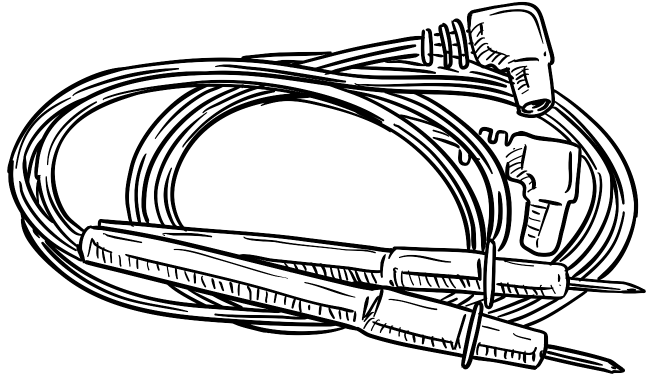
#> input picture projects/ohmsville-classroom/assets/props/test-leads.png, 1293 x 759 px (shown at 1/2 size)
$ python warm_regrade.py ../../ohmsville-classroom/assets/props/test-leads.png ../../ohmsville-classroom/assets/props/multimeter.png
#> lines starting #> are read from the running program, lines starting #| are printed output that depends on the picture
"""Re-colour a cool-palette still (blue-black ground, grey art) into the warm palette (brown-black ground, cream art), orange kept.

Each pixel is split into two amounts, a neutral level t (0 = cool ground, 1 = white) and an orange amount o, by least squares on
the two axes (ground->white, ground->orange). Anything off those two axes (compression noise) is dropped, so flat areas stay flat
and edges stay pin-sharp. The neutral level is then re-mapped piecewise: ground -> warm ground, the still's own grey -> cream,
white -> warm white; the orange amount goes to the warm orange.

Usage: warm_regrade.py <in.png> <out.png>
"""
import sys

import numpy as np
from PIL import Image

WARM_GROUND, CREAM, WARM_WHITE, ORANGE = (np.array(c, dtype=np.float64) for c in ((23, 17, 12), (241, 230, 214), (255, 248, 232), (255, 108, 30)))


def main(src, dst):
    a = np.asarray(Image.open(src).convert("RGB")).astype(np.float64)
#> a: shape (759, 1293, 3) float64; every value is 0
    h, w, _ = a.shape
#> h = 759; w = 1293
    flat = a.reshape(-1, 3)
    ground = np.median(np.concatenate([a[:20, :20].reshape(-1, 3), a[-20:, -20:].reshape(-1, 3)]), axis=0)
#> ground = [0, 0, 0]
    mx, mn = flat.max(axis=1), flat.min(axis=1)
    neutral = (mx - mn < 14) & (mx > 110)
    grey = np.median(flat[neutral], axis=0) if neutral.sum() > 2000 else np.array([165.0, 165.0, 165.0])
#> grey = [165, 165, 165]
    orange_px = (flat[:, 0] > 200) & (flat[:, 1] > 70) & (flat[:, 1] < 150) & (flat[:, 2] < 90)
    orange = np.median(flat[orange_px], axis=0) if orange_px.sum() > 500 else np.array([255.0, 115.0, 10.0])
#> orange = [255, 115, 10]
    white = np.array([255.0, 255.0, 255.0])
    basis = np.stack([white - ground, orange - ground], axis=1)            # 3x2
#> basis = [[255, 255], [255, 115], [255, 10]]
    coef = np.linalg.pinv(basis) @ (flat - ground).T                       # 2xN: (t, o)
    t, o = coef[0], np.clip(coef[1], 0, 1.2)
    tg = float((np.linalg.pinv(basis) @ (grey - ground))[0])
#> tg = 0.647
    tt = np.clip(t, 0, 1.05)[:, None]
    low = WARM_GROUND + (tt / tg) * (CREAM - WARM_GROUND)
    high = CREAM + ((tt - tg) / (1 - tg)) * (WARM_WHITE - CREAM)
    out = np.where(tt <= tg, low, high) + o[:, None] * (ORANGE - WARM_GROUND)
    out = np.clip(out, 0, 255).astype(np.uint8).reshape(h, w, 3)
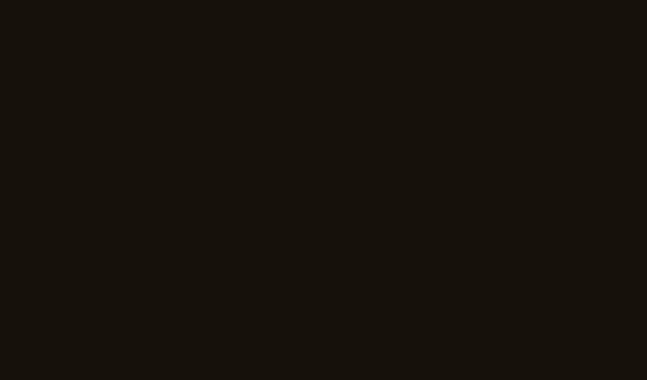
#> out: shape (759, 1293, 3) (shown at 1/2 size); mean of channels 0, 1, 2 23, 17, 12; drawn as R, G, B
    Image.fromarray(out).save(dst)
    print("ok", dst, "ground", ground.astype(int), "grey", grey.astype(int), "tg", round(tg, 3), "orange", orange.astype(int))
#| ok ../../ohmsville-classroom/assets/props/multimeter.png ground [0 0 0] grey [165 165 165] tg 0.647 orange [255 115  10]


if __name__ == "__main__":
    if len(sys.argv) != 3:
        sys.exit(__doc__)
    main(*sys.argv[1:])

$ run again, on projects/ohmsville-classroom/assets/props/nib-pen.png
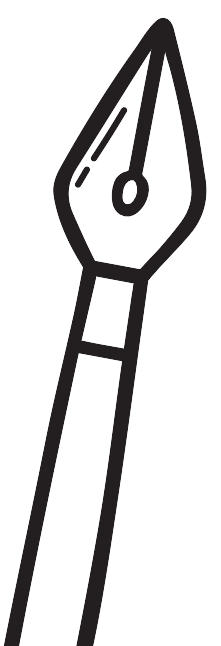
#> input picture projects/ohmsville-classroom/assets/props/nib-pen.png, 221 x 646 px
#> in main, `a = np.asarray(Image.open(src).convert("RGB")).astype(np.float64)`:
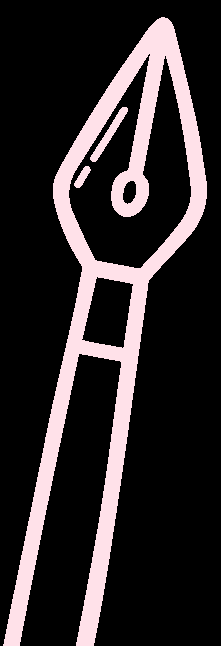
#> a: shape (646, 221, 3) float64; mean R, G, B 6.4, 5.6, 5.8; drawn with min black and max white
#> ground = [0, 0, 0]
#> grey = [165, 165, 165]
#> orange = [255, 115, 10]
#> basis = [[255, 255], [255, 115], [255, 10]]
#> tg = 0.647
#> in main, `out = np.clip(out, 0, 255).astype(np.uint8).reshape(h, w, 3)`:
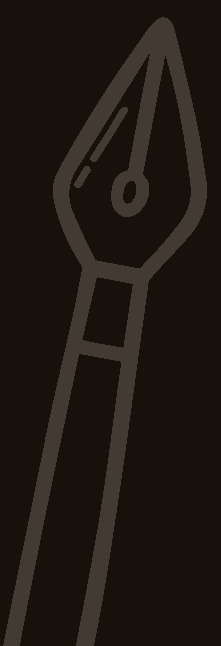
#> out: shape (646, 221, 3); mean of channels 0, 1, 2 31, 24.5, 18.9; drawn as R, G, B
#| ok ../../ohmsville-classroom/assets/props/nib-pen.png ground [0 0 0] grey [165 165 165] tg 0.647 orange [255 115  10]
